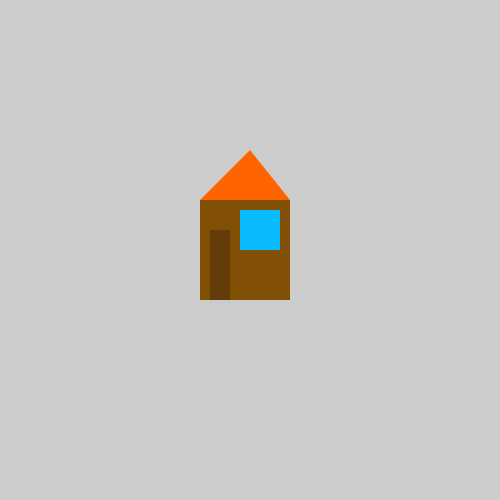
Frame 1 (no input)
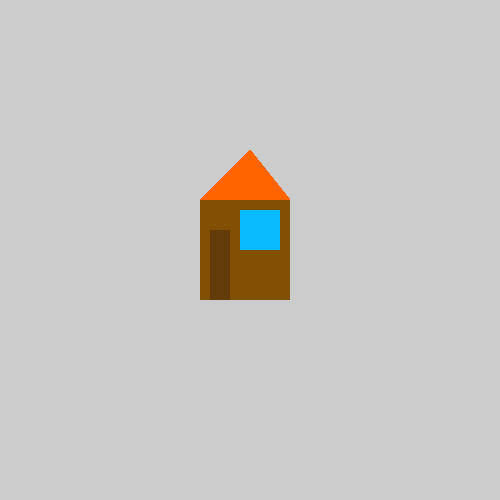
Frame 60 (the mouse pressed at the canvas centre just before this capture)
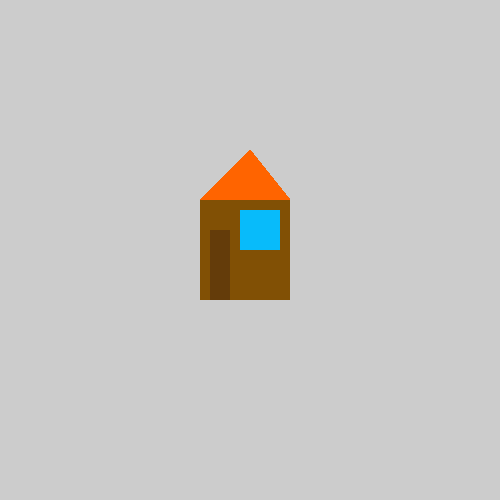
Frame 120 (the mouse held since frame 60 and released just before this capture)

The Processing sketch that drew these frames (run headless with seeded random() and noise(); from frame 60 on, the mouse is pressed at the canvas centre):

// Processing sketch: house
// ── house.pde
void setup() {
 size(500, 500); 
}

void draw() {
  // build a house!
  noStroke();
  fill(255,100,0);
  triangle(200,200,290,200,250,150);
  fill(129,80,5);
  rect(200,200,90,100);
  fill(100,60,10);
  rect(210,230,20,70);
  fill(8,187,250);
  rect(240,210,40,40);
  
}
